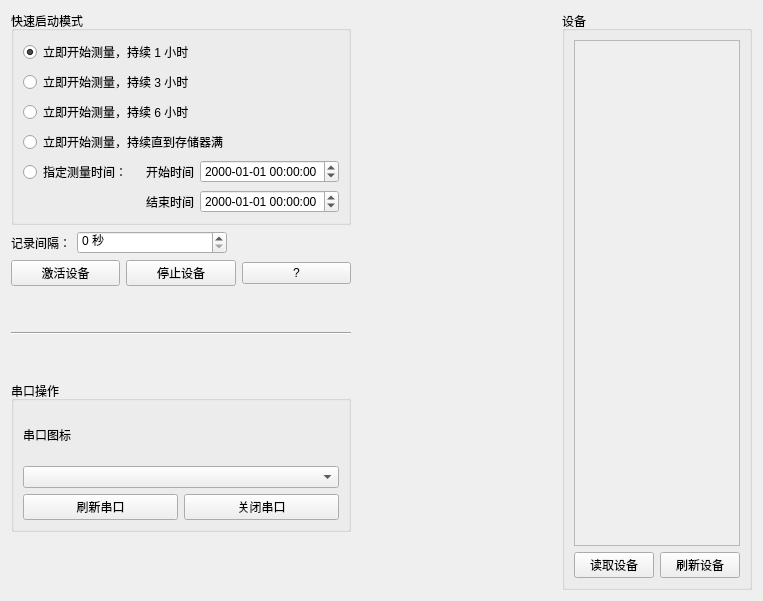
<?xml version="1.0" encoding="UTF-8"?>
<ui version="4.0">
 <class>MeasurementWidget</class>
 <widget class="QWidget" name="MeasurementWidget">
  <property name="geometry">
   <rect>
    <x>0</x>
    <y>0</y>
    <width>763</width>
    <height>601</height>
   </rect>
  </property>
  <property name="windowTitle">
   <string>Form</string>
  </property>
  <layout class="QGridLayout" name="gridLayout_3">
   <item row="0" column="0">
    <widget class="QWidget" name="widget" native="true">
     <layout class="QGridLayout" name="gridLayout_2">
      <property name="leftMargin">
       <number>0</number>
      </property>
      <property name="topMargin">
       <number>0</number>
      </property>
      <property name="rightMargin">
       <number>0</number>
      </property>
      <property name="bottomMargin">
       <number>0</number>
      </property>
      <item row="0" column="0">
       <widget class="QGroupBox" name="groupBox">
        <property name="title">
         <string>快速启动模式</string>
        </property>
        <layout class="QGridLayout" name="gridLayout">
         <item row="0" column="0" colspan="2">
          <widget class="QRadioButton" name="radioButton">
           <property name="text">
            <string>立即开始测量，持续 1 小时</string>
           </property>
           <property name="checked">
            <bool>true</bool>
           </property>
          </widget>
         </item>
         <item row="1" column="0" colspan="2">
          <widget class="QRadioButton" name="radioButton_2">
           <property name="text">
            <string>立即开始测量，持续 3 小时</string>
           </property>
          </widget>
         </item>
         <item row="2" column="0" colspan="2">
          <widget class="QRadioButton" name="radioButton_3">
           <property name="text">
            <string>立即开始测量，持续 6 小时</string>
           </property>
          </widget>
         </item>
         <item row="3" column="0" colspan="3">
          <widget class="QRadioButton" name="radioButton_4">
           <property name="text">
            <string>立即开始测量，持续直到存储器满</string>
           </property>
          </widget>
         </item>
         <item row="4" column="0">
          <widget class="QRadioButton" name="radioButton_5">
           <property name="text">
            <string>指定测量时间：</string>
           </property>
          </widget>
         </item>
         <item row="4" column="1">
          <widget class="QLabel" name="label_2">
           <property name="text">
            <string>开始时间</string>
           </property>
           <property name="alignment">
            <set>Qt::AlignRight|Qt::AlignTrailing|Qt::AlignVCenter</set>
           </property>
          </widget>
         </item>
         <item row="4" column="2">
          <widget class="QDateTimeEdit" name="dateTimeEdit_2">
           <property name="sizePolicy">
            <sizepolicy hsizetype="Expanding" vsizetype="Fixed">
             <horstretch>0</horstretch>
             <verstretch>0</verstretch>
            </sizepolicy>
           </property>
           <property name="displayFormat">
            <string>yyyy-MM-dd HH:mm:ss</string>
           </property>
           <property name="calendarPopup">
            <bool>false</bool>
           </property>
          </widget>
         </item>
         <item row="5" column="1">
          <widget class="QLabel" name="label">
           <property name="text">
            <string>结束时间</string>
           </property>
           <property name="alignment">
            <set>Qt::AlignRight|Qt::AlignTrailing|Qt::AlignVCenter</set>
           </property>
          </widget>
         </item>
         <item row="5" column="2">
          <widget class="QDateTimeEdit" name="dateTimeEdit">
           <property name="sizePolicy">
            <sizepolicy hsizetype="Expanding" vsizetype="Fixed">
             <horstretch>0</horstretch>
             <verstretch>0</verstretch>
            </sizepolicy>
           </property>
           <property name="displayFormat">
            <string>yyyy-MM-dd HH:mm:ss</string>
           </property>
           <property name="calendarPopup">
            <bool>false</bool>
           </property>
          </widget>
         </item>
        </layout>
       </widget>
      </item>
      <item row="1" column="0">
       <layout class="QHBoxLayout" name="horizontalLayout">
        <item>
         <widget class="QLabel" name="label_3">
          <property name="sizePolicy">
           <sizepolicy hsizetype="Maximum" vsizetype="Preferred">
            <horstretch>0</horstretch>
            <verstretch>0</verstretch>
           </sizepolicy>
          </property>
          <property name="text">
           <string>记录间隔：</string>
          </property>
         </widget>
        </item>
        <item>
         <widget class="QSpinBox" name="spinBox">
          <property name="sizePolicy">
           <sizepolicy hsizetype="Preferred" vsizetype="Fixed">
            <horstretch>0</horstretch>
            <verstretch>0</verstretch>
           </sizepolicy>
          </property>
          <property name="minimumSize">
           <size>
            <width>150</width>
            <height>0</height>
           </size>
          </property>
          <property name="suffix">
           <string> 秒</string>
          </property>
         </widget>
        </item>
        <item>
         <spacer name="horizontalSpacer">
          <property name="orientation">
           <enum>Qt::Horizontal</enum>
          </property>
          <property name="sizeHint" stdset="0">
           <size>
            <width>40</width>
            <height>20</height>
           </size>
          </property>
         </spacer>
        </item>
       </layout>
      </item>
      <item row="6" column="0">
       <widget class="QGroupBox" name="groupBox_2">
        <property name="minimumSize">
         <size>
          <width>0</width>
          <height>100</height>
         </size>
        </property>
        <property name="title">
         <string>串口操作</string>
        </property>
        <layout class="QGridLayout" name="gridLayout_5">
         <item row="0" column="0" colspan="2">
          <widget class="QLabel" name="label_4">
           <property name="minimumSize">
            <size>
             <width>0</width>
             <height>50</height>
            </size>
           </property>
           <property name="text">
            <string>串口图标</string>
           </property>
          </widget>
         </item>
         <item row="1" column="0" colspan="2">
          <widget class="QComboBox" name="comboBox"/>
         </item>
         <item row="2" column="0">
          <widget class="QPushButton" name="pushButton_4">
           <property name="text">
            <string>刷新串口</string>
           </property>
          </widget>
         </item>
         <item row="2" column="1">
          <widget class="QPushButton" name="pushButton_5">
           <property name="text">
            <string>关闭串口</string>
           </property>
          </widget>
         </item>
        </layout>
       </widget>
      </item>
      <item row="5" column="0">
       <spacer name="verticalSpacer_2">
        <property name="orientation">
         <enum>Qt::Vertical</enum>
        </property>
        <property name="sizeHint" stdset="0">
         <size>
          <width>20</width>
          <height>40</height>
         </size>
        </property>
       </spacer>
      </item>
      <item row="4" column="0">
       <widget class="Line" name="line">
        <property name="orientation">
         <enum>Qt::Horizontal</enum>
        </property>
       </widget>
      </item>
      <item row="2" column="0">
       <layout class="QHBoxLayout" name="horizontalLayout_2">
        <item>
         <widget class="QPushButton" name="pushButton">
          <property name="text">
           <string>激活设备</string>
          </property>
         </widget>
        </item>
        <item>
         <widget class="QPushButton" name="pushButton_3">
          <property name="text">
           <string>停止设备</string>
          </property>
         </widget>
        </item>
        <item>
         <widget class="QPushButton" name="helpButton">
          <property name="text">
           <string>?</string>
          </property>
          <property name="flat">
           <bool>false</bool>
          </property>
          <property name="helpButton" stdset="0">
           <bool>true</bool>
          </property>
         </widget>
        </item>
       </layout>
      </item>
      <item row="3" column="0">
       <spacer name="verticalSpacer_3">
        <property name="orientation">
         <enum>Qt::Vertical</enum>
        </property>
        <property name="sizeHint" stdset="0">
         <size>
          <width>20</width>
          <height>40</height>
         </size>
        </property>
       </spacer>
      </item>
     </layout>
    </widget>
   </item>
   <item row="0" column="1">
    <spacer name="horizontalSpacer_2">
     <property name="orientation">
      <enum>Qt::Horizontal</enum>
     </property>
     <property name="sizeHint" stdset="0">
      <size>
       <width>149</width>
       <height>20</height>
      </size>
     </property>
    </spacer>
   </item>
   <item row="1" column="0">
    <spacer name="verticalSpacer">
     <property name="orientation">
      <enum>Qt::Vertical</enum>
     </property>
     <property name="sizeHint" stdset="0">
      <size>
       <width>20</width>
       <height>40</height>
      </size>
     </property>
    </spacer>
   </item>
   <item row="0" column="2" rowspan="2">
    <widget class="QGroupBox" name="devicesGroupBox">
     <property name="title">
      <string>设备</string>
     </property>
     <layout class="QGridLayout" name="gridLayout_4">
      <item row="1" column="0">
       <widget class="QPushButton" name="pushButton_2">
        <property name="text">
         <string>读取设备</string>
        </property>
       </widget>
      </item>
      <item row="1" column="1">
       <widget class="QPushButton" name="refreshButton">
        <property name="text">
         <string>刷新设备</string>
        </property>
       </widget>
      </item>
      <item row="0" column="0" colspan="2">
       <widget class="QScrollArea" name="devicesScrollArea">
        <property name="widgetResizable">
         <bool>true</bool>
        </property>
        <widget class="QWidget" name="scrollAreaWidgetContents">
         <property name="geometry">
          <rect>
           <x>0</x>
           <y>0</y>
           <width>176</width>
           <height>505</height>
          </rect>
         </property>
        </widget>
       </widget>
      </item>
     </layout>
    </widget>
   </item>
  </layout>
 </widget>
 <resources/>
 <connections/>
</ui>
